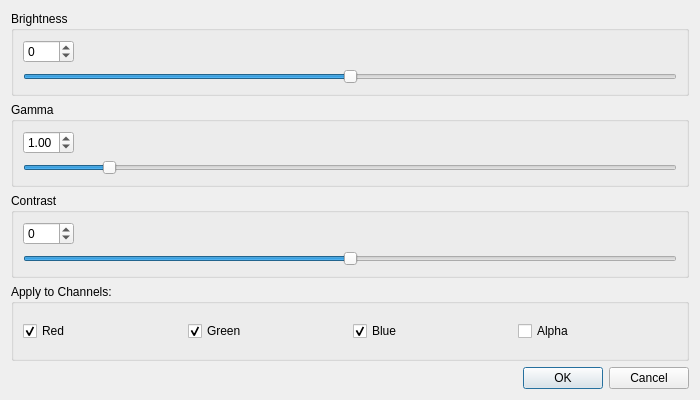
<?xml version="1.0" encoding="UTF-8"?>
<ui version="4.0">
 <class>DialogAdjust</class>
 <widget class="QDialog" name="DialogAdjust">
  <property name="geometry">
   <rect>
    <x>0</x>
    <y>0</y>
    <width>700</width>
    <height>400</height>
   </rect>
  </property>
  <property name="windowTitle">
   <string>Adjust Colors</string>
  </property>
  <layout class="QVBoxLayout" name="verticalLayout">
   <item>
    <widget class="QGroupBox" name="brightnessGroupBox">
     <property name="title">
      <string>Brightness</string>
     </property>
     <layout class="QHBoxLayout" name="horizontalLayout">
      <item>
       <layout class="QVBoxLayout" name="brightnessVLayout">
        <item>
         <widget class="QSpinBox" name="brightnessSpinBox">
          <property name="sizePolicy">
           <sizepolicy hsizetype="Fixed" vsizetype="Fixed">
            <horstretch>0</horstretch>
            <verstretch>0</verstretch>
           </sizepolicy>
          </property>
          <property name="alignment">
           <set>Qt::AlignLeading|Qt::AlignLeft|Qt::AlignVCenter</set>
          </property>
          <property name="minimum">
           <number>-255</number>
          </property>
          <property name="maximum">
           <number>255</number>
          </property>
         </widget>
        </item>
        <item>
         <widget class="QSlider" name="brightnessHSlider">
          <property name="minimum">
           <number>-255</number>
          </property>
          <property name="maximum">
           <number>255</number>
          </property>
          <property name="orientation">
           <enum>Qt::Horizontal</enum>
          </property>
         </widget>
        </item>
       </layout>
      </item>
     </layout>
    </widget>
   </item>
   <item>
    <widget class="QGroupBox" name="gammaGroupBox">
     <property name="title">
      <string>Gamma</string>
     </property>
     <layout class="QHBoxLayout" name="horizontalLayout_2">
      <item>
       <layout class="QVBoxLayout" name="gammaVLayout">
        <item>
         <widget class="QDoubleSpinBox" name="gammaDoubleSpinBox">
          <property name="sizePolicy">
           <sizepolicy hsizetype="Fixed" vsizetype="Fixed">
            <horstretch>0</horstretch>
            <verstretch>0</verstretch>
           </sizepolicy>
          </property>
          <property name="minimum">
           <double>0.010000000000000</double>
          </property>
          <property name="maximum">
           <double>7.990000000000000</double>
          </property>
          <property name="singleStep">
           <double>0.010000000000000</double>
          </property>
          <property name="value">
           <double>1.000000000000000</double>
          </property>
         </widget>
        </item>
        <item>
         <widget class="QSlider" name="gammaHSlider">
          <property name="minimum">
           <number>1</number>
          </property>
          <property name="maximum">
           <number>799</number>
          </property>
          <property name="value">
           <number>100</number>
          </property>
          <property name="orientation">
           <enum>Qt::Horizontal</enum>
          </property>
         </widget>
        </item>
       </layout>
      </item>
     </layout>
    </widget>
   </item>
   <item>
    <widget class="QGroupBox" name="constrastGroupBox">
     <property name="title">
      <string>Contrast</string>
     </property>
     <layout class="QHBoxLayout" name="horizontalLayout_3">
      <item>
       <layout class="QVBoxLayout" name="contrastVLayout">
        <item>
         <widget class="QSpinBox" name="contrastSpinBox">
          <property name="sizePolicy">
           <sizepolicy hsizetype="Fixed" vsizetype="Fixed">
            <horstretch>0</horstretch>
            <verstretch>0</verstretch>
           </sizepolicy>
          </property>
          <property name="alignment">
           <set>Qt::AlignLeading|Qt::AlignLeft|Qt::AlignVCenter</set>
          </property>
          <property name="minimum">
           <number>-127</number>
          </property>
          <property name="maximum">
           <number>127</number>
          </property>
         </widget>
        </item>
        <item>
         <widget class="QSlider" name="contrastHSlider">
          <property name="minimum">
           <number>-127</number>
          </property>
          <property name="maximum">
           <number>127</number>
          </property>
          <property name="orientation">
           <enum>Qt::Horizontal</enum>
          </property>
         </widget>
        </item>
       </layout>
      </item>
     </layout>
    </widget>
   </item>
   <item>
    <widget class="QGroupBox" name="channeslGroupBox">
     <property name="title">
      <string>Apply to Channels:</string>
     </property>
     <layout class="QHBoxLayout" name="horizontalLayout_4">
      <item>
       <widget class="QCheckBox" name="redCheckBox">
        <property name="text">
         <string>Red</string>
        </property>
        <property name="checked">
         <bool>true</bool>
        </property>
       </widget>
      </item>
      <item>
       <widget class="QCheckBox" name="greenCheckBox">
        <property name="text">
         <string>Green</string>
        </property>
        <property name="checked">
         <bool>true</bool>
        </property>
       </widget>
      </item>
      <item>
       <widget class="QCheckBox" name="blueCheckBox">
        <property name="text">
         <string>Blue</string>
        </property>
        <property name="checked">
         <bool>true</bool>
        </property>
       </widget>
      </item>
      <item>
       <widget class="QCheckBox" name="alphaCheckBox">
        <property name="text">
         <string>Alpha</string>
        </property>
       </widget>
      </item>
     </layout>
    </widget>
   </item>
   <item>
    <widget class="QDialogButtonBox" name="buttonBox">
     <property name="orientation">
      <enum>Qt::Horizontal</enum>
     </property>
     <property name="standardButtons">
      <set>QDialogButtonBox::Cancel|QDialogButtonBox::Ok</set>
     </property>
    </widget>
   </item>
  </layout>
 </widget>
 <resources/>
 <connections>
  <connection>
   <sender>buttonBox</sender>
   <signal>accepted()</signal>
   <receiver>DialogAdjust</receiver>
   <slot>accept()</slot>
   <hints>
    <hint type="sourcelabel">
     <x>248</x>
     <y>254</y>
    </hint>
    <hint type="destinationlabel">
     <x>157</x>
     <y>274</y>
    </hint>
   </hints>
  </connection>
  <connection>
   <sender>buttonBox</sender>
   <signal>rejected()</signal>
   <receiver>DialogAdjust</receiver>
   <slot>reject()</slot>
   <hints>
    <hint type="sourcelabel">
     <x>316</x>
     <y>260</y>
    </hint>
    <hint type="destinationlabel">
     <x>286</x>
     <y>274</y>
    </hint>
   </hints>
  </connection>
 </connections>
</ui>
